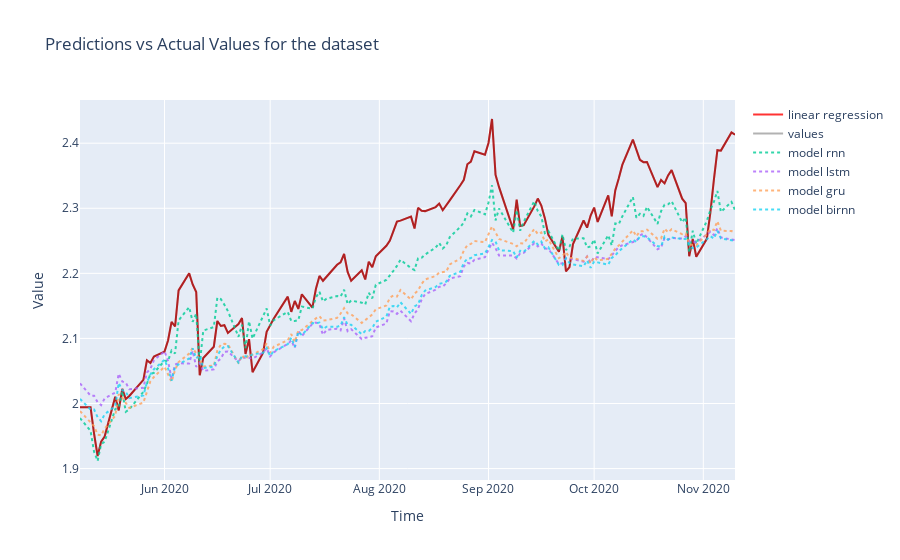

Notebook code for this chart:
### Code cell
plot_predictions(df_result, df_baseline)

### Figure 1 — Plotly figure (JSON) as saved in the notebook; plotly's stock layout.template omitted (floating-point values rounded to 4 significant figures; data arrays with more than 128 entries replaced by an {"elided": "..."} marker saying what was removed)
{"data": [{"line": {"color": "red", "dash": "solid"}, "mode": "lines", "name": "linear regression", "opacity": 0.8, "text": {"elided": "130 str values"}, "type": "scatter", "x": {"elided": "130 str values"}, "y": {"elided": "130 float values"}}, {"line": {"color": "rgba(0,0,0, 0.3)"}, "mode": "lines", "name": "values", "text": {"elided": "130 str values"}, "type": "scatter", "x": {"elided": "130 str values"}, "y": {"elided": "130 float values"}}, {"line": {"dash": "dot"}, "mode": "lines", "name": "model rnn", "opacity": 0.8, "text": {"elided": "130 str values"}, "type": "scatter", "x": {"elided": "130 str values"}, "y": {"elided": "130 float values"}}, {"line": {"dash": "dot"}, "mode": "lines", "name": "model lstm", "opacity": 0.8, "text": {"elided": "130 str values"}, "type": "scatter", "x": {"elided": "130 str values"}, "y": {"elided": "130 float values"}}, {"line": {"dash": "dot"}, "mode": "lines", "name": "model gru", "opacity": 0.8, "text": {"elided": "130 str values"}, "type": "scatter", "x": {"elided": "130 str values"}, "y": {"elided": "130 float values"}}, {"line": {"dash": "dot"}, "mode": "lines", "name": "model birnn", "opacity": 0.8, "text": {"elided": "130 str values"}, "type": "scatter", "x": {"elided": "130 str values"}, "y": {"elided": "130 float values"}}], "layout": {"title": {"text": "Predictions vs Actual Values for the dataset"}, "xaxis": {"ticklen": 5, "title": {"text": "Time"}, "zeroline": false}, "yaxis": {"range": [0, "auto"], "ticklen": 5, "title": {"text": "Value"}, "zeroline": true}}}
